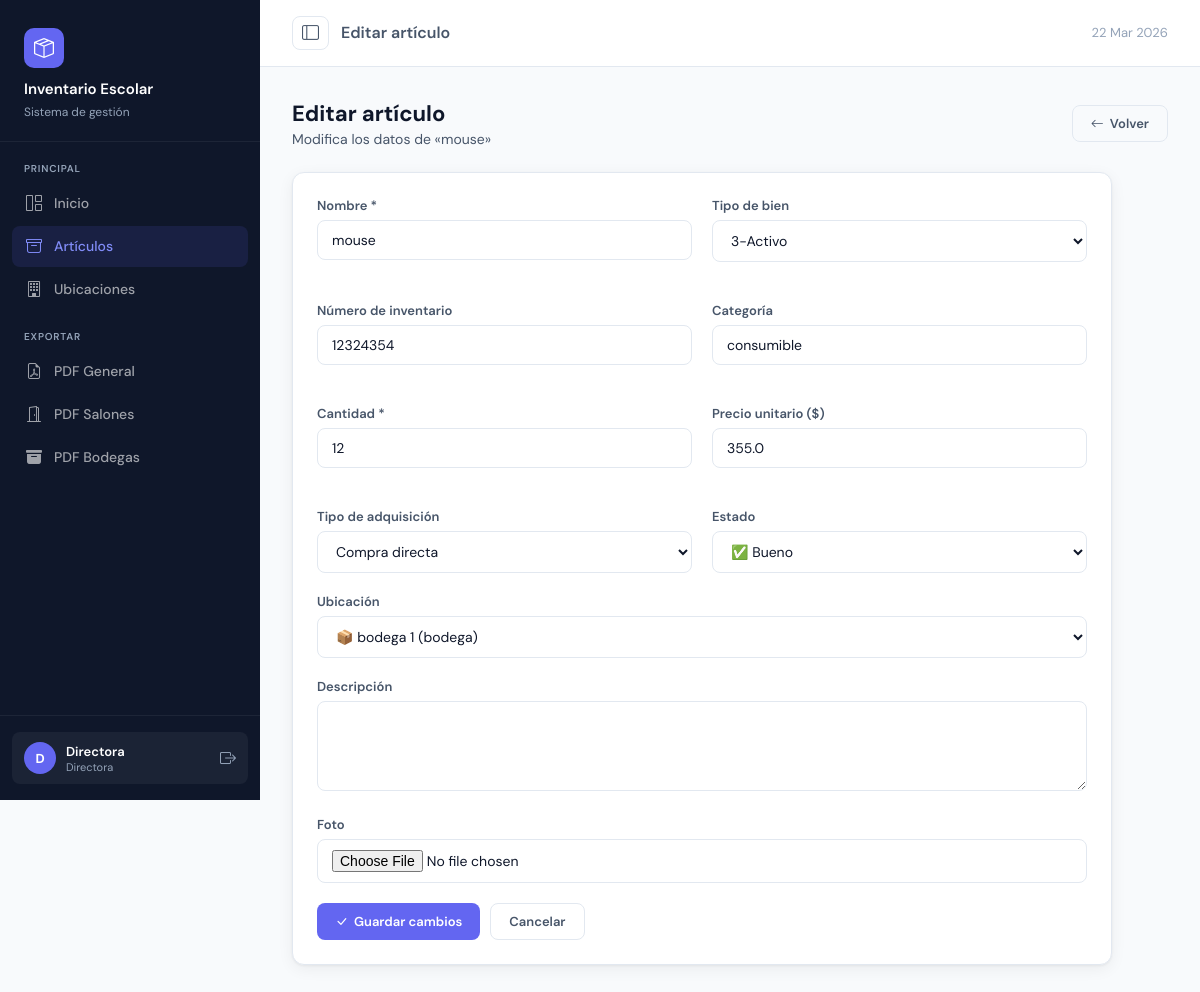
The app's page /inventario/articulos/editar/1 (signed in) with its own data.
### web/models.py (models this page shows, shortened)
class Articulo(db.Model):
    id = db.Column(db.Integer, primary_key=True)
    nombre = db.Column(db.String(200), nullable=False)
    descripcion = db.Column(db.Text, nullable=True)
    categoria = db.Column(db.String(100), nullable=True)
    tipo_bien = db.Column(db.String(50), default='3-Activo')          # 3-Activo, Consumible, etc.
    numero_inventario = db.Column(db.String(100), nullable=True)
    cantidad = db.Column(db.Integer, default=1)
    precio_unitario = db.Column(db.Float, default=0.0)
    tipo_adquisicion = db.Column(db.String(100), nullable=True)       # Gasto operación, Donación, etc.
    estado = db.Column(db.String(20), default='Bueno')
    ubicacion_id = db.Column(db.Integer, db.ForeignKey('ubicacion.id'), nullable=True)
    foto_url = db.Column(db.String(300), nullable=True)
    fecha_registro = db.Column(db.DateTime, default=datetime.utcnow)
    ultima_actualizacion = db.Column(db.DateTime, default=datetime.utcnow, onupdate=datetime.utcnow)
    ubicacion = db.relationship('Ubicacion', back_populates='articulos')

### web/routes/inventario.py (the view, shortened to what this page needs)
@inventario_bp.route('/articulos/editar/<int:id>', methods=['GET', 'POST'])
@require_login
def editar_articulo(id):
    articulo    = Articulo.query.get_or_404(id)
    ubicaciones = Ubicacion.query.order_by(Ubicacion.nombre).all()
    return render_template('inventario/editar_articulo.html',
                           articulo=articulo, ubicaciones=ubicaciones, now=datetime.now())

### web/routes/inventario.py (called while the page is built)
def require_login(f):
    from functools import wraps
    @wraps(f)
    def decorated(*args, **kwargs):
        if 'usuario_id' not in session:
            flash('Debes iniciar sesión', 'danger')
            return redirect(url_for('auth.login'))
        return f(*args, **kwargs)
    return decorated

### web/templates/inventario/editar_articulo.html (shortened to what this page needs)
{% extends 'base.html' %}
{% block topbar_title %}Editar artículo{% endblock %}
{% block content %}
<div class="page-header">
    <div>
        <h2>Editar artículo</h2>
        <p>Modifica los datos de «{{ articulo.nombre }}»</p>
    </div>
    <a href="{{ url_for('inventario.lista_articulos') }}" class="btn btn-ghost">
        <i class="bi bi-arrow-left"></i> Volver
    </a>
</div>
<div class="card" style="max-width:820px;">
    <div class="card-body">
        <form method="POST" enctype="multipart/form-data">
            <div class="grid-2">
                <div class="form-group">
                    <label class="form-label">Nombre *</label>
                    <input type="text" name="nombre" class="form-control" value="{{ articulo.nombre }}" required>
                </div>
                <div class="form-group">
                    <label class="form-label">Tipo de bien</label>
                    <select name="tipo_bien" class="form-select">
                        <option value="3-Activo"   {{ 'selected' if articulo.tipo_bien == '3-Activo' }}>3-Activo</option>
                    </select>
                </div>
                <div class="form-group">
                    <label class="form-label">Número de inventario</label>
                    <input type="text" name="numero_inventario" class="form-control" value="{{ articulo.numero_inventario or '' }}" placeholder="Ej: 511010074">
                </div>
                <div class="form-group">
                    <label class="form-label">Categoría</label>
                    <input type="text" name="categoria" class="form-control" value="{{ articulo.categoria or '' }}">
                </div>
                <div class="form-group">
                    <label class="form-label">Cantidad *</label>
                    <input type="number" name="cantidad" class="form-control" value="{{ articulo.cantidad }}" min="1" required>
                </div>
                <div class="form-group">
                    <label class="form-label">Precio unitario ($)</label>
                    <input type="number" name="precio_unitario" class="form-control"
                           value="{{ articulo.precio_unitario or '' }}" step="0.01" min="0" placeholder="0.00">
                </div>
                <div class="form-group">
                    <label class="form-label">Tipo de adquisición</label>
                    <select name="tipo_adquisicion" class="form-select">
                        <option value="Compra directa" {{ 'selected' if articulo.tipo_adquisicion == 'Compra directa' }}>Compra directa</option>
                    </select>
                </div>
                <div class="form-group">
                    <label class="form-label">Estado</label>
                    <select name="estado" class="form-select">
                        <option value="Bueno"   {{ 'selected' if articulo.estado == 'Bueno' }}>✅ Bueno</option>
                    </select>
                </div>
            </div>
            <div class="form-group">
                <label class="form-label">Ubicación</label>
                <select name="ubicacion_id" class="form-select">
                    {% for u in ubicaciones %}
                    <option value="{{ u.id }}" {{ 'selected' if articulo.ubicacion_id == u.id }}>
                        {{ '🏫' if u.tipo == 'salon' else '📦' }} {{ u.nombre }} ({{ u.tipo }})
                    </option>
                    {% endfor %}
                </select>
            </div>
            <div class="form-group">
                <label class="form-label">Descripción</label>
                <textarea name="descripcion" class="form-control">{{ articulo.descripcion or '' }}</textarea>
            </div>
            <div class="form-group">
                <label class="form-label">Foto</label>
                <input type="file" name="foto" class="form-control" accept="image/*">
            </div>
            <div style="display:flex;gap:10px;">
                <button type="submit" class="btn btn-primary">
                    <i class="bi bi-check-lg"></i> Guardar cambios
                </button>
                <a href="{{ url_for('inventario.lista_articulos') }}" class="btn btn-ghost">Cancelar</a>
            </div>
        </form>
    </div>
</div>
{% endblock %}

### web/templates/base.html (style rules this page uses)
:root { --sidebar-bg: #0f172a; --sidebar-width: 260px; --accent: #6366f1; --accent-light: #818cf8; --accent-soft: rgba(99,102,241,0.12); --surface: #ffffff; --surface-2: #f8fafc; --surface-3: #f1f5f9; --border: #e2e8f0; --text-1: #0f172a; --text-2: #475569; --text-3: #94a3b8; --success: #10b981; --warning: #f59e0b; --danger: #ef4444; --info: #3b82f6; --radius: 12px; --shadow: 0 1px 3px rgba(0,0,0,.06), 0 4px 16px rgba(0,0,0,.06); --shadow-md: 0 4px 6px rgba(0,0,0,.05), 0 10px 30px rgba(0,0,0,.1); }
* { box-sizing: border-box; margin: 0; padding: 0; }
body { font-family: 'DM Sans', sans-serif; background: var(--surface-2); color: var(--text-1); display: flex; min-height: 100vh; }
.card { background: var(--surface); border: 1px solid var(--border); border-radius: var(--radius); box-shadow: var(--shadow); }
.card-body { padding: 24px; }
.btn { display: inline-flex; align-items: center; gap: 6px; padding: 9px 18px; border-radius: 8px; font-size: 13px; font-weight: 600; border: none; cursor: pointer; text-decoration: none; transition: all .2s; font-family: 'DM Sans', sans-serif; }
.btn-primary { background: var(--accent); color: white; }
.btn-ghost { background: transparent; color: var(--text-2); border: 1px solid var(--border); }
.form-group { margin-bottom: 20px; }
.form-label { display: block; font-size: 13px; font-weight: 600; color: var(--text-2); margin-bottom: 6px; }
.form-control, .form-select { width: 100%; padding: 10px 14px; border: 1.5px solid var(--border); border-radius: 8px; font-size: 14px; font-family: 'DM Sans', sans-serif; color: var(--text-1); background: var(--surface); transition: border-color .2s, box-shadow .2s; outline: none; }
textarea.form-control { resize: vertical; min-height: 90px; }
.page-header { display: flex; align-items: center; justify-content: space-between; margin-bottom: 24px; }
.page-header h2 { font-size: 22px; font-weight: 700; }
.page-header p { font-size: 14px; color: var(--text-2); margin-top: 2px; }
.grid-2 { display: grid; grid-template-columns: 1fr 1fr; gap: 20px; }
.page-content > * { animation: fadeUp .35s ease both; }
.page-content > *:nth-child(2) { animation-delay: .05s; }

### records on screen
Articulo: nombre "mouse", numero_inventario "12324354", categoria "consumible", cantidad "12", precio_unitario "355.0"

### other values on screen
{{ session.usuario_nombre[0] | upper }} "D"
{{ session.usuario_nombre }} "Directora"
form field ubicacion_id "📦 bodega 1 (bodega)"
